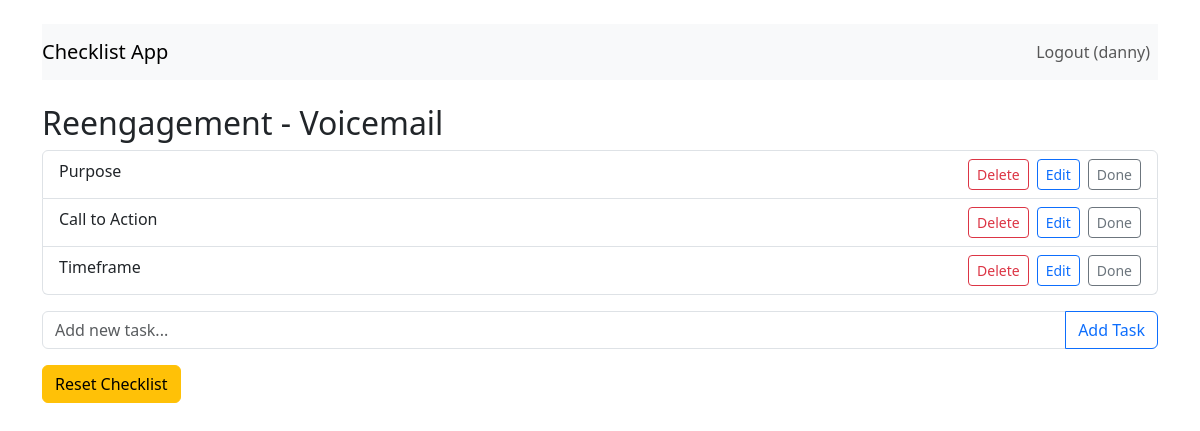
/checklist/reengagement/voicemail (signed in), run on the app's committed database.
### your_project/app.py (models this page shows, shortened)
class User(UserMixin, db.Model):
    id = db.Column(db.Integer, primary_key=True)
    username = db.Column(db.String(150), unique=True, nullable=False)
    password_hash = db.Column(db.String(150), nullable=False)
    tasks = db.relationship('Task', backref='owner', lazy=True)

class Task(db.Model):
    id = db.Column(db.Integer, primary_key=True)
    user_id = db.Column(db.Integer, db.ForeignKey('user.id'), nullable=False)
    call_type = db.Column(db.String(50), nullable=False)
    checklist_type = db.Column(db.String(50), nullable=False)
    text = db.Column(db.String(250), nullable=False)
    done = db.Column(db.Boolean, default=False)
    parent_task_id = db.Column(db.Integer, db.ForeignKey('task.id'), nullable=True)
    subtasks = db.relationship('Task', backref=db.backref('parent', remote_side=[id]), lazy=True)
    created_at = db.Column(db.DateTime, default=datetime.utcnow)

### your_project/app.py (the view)
@app.route("/checklist/<call_type>/<checklist_type>")
@login_required
def checklist(call_type, checklist_type):
    populate_default_tasks(current_user, call_type, checklist_type)
    tasks = Task.query.filter_by(
        user_id=current_user.id,
        call_type=call_type,
        checklist_type=checklist_type,
        parent_task_id=None
    ).order_by(Task.id).all()
    return render_template("checklist.html", call_type=call_type, checklist_type=checklist_type, tasks=tasks)

### your_project/app.py (called while the page is built, shortened)
@login_manager.user_loader
def load_user(user_id):
    return User.query.get(int(user_id))

def populate_default_tasks(user, call_type, checklist_type):
    existing = Task.query.filter_by(
        user_id=user.id, call_type=call_type, checklist_type=checklist_type, parent_task_id=None
    ).first()

### your_project/templates/checklist.html (shortened to what this page needs)
{% extends "base.html" %}
{% block content %}
  <h2>{{ call_type.capitalize() }} - {{ checklist_type.capitalize() }}</h2>
  <ul class="list-group mb-3">
    {% for task in tasks %}
      <li class="list-group-item">
        {% if task.text == "Objection" and (task.call_type in ["sales", "support"]) and (task.checklist_type == "start call") %}
          <strong>Objection</strong>
          <a href="{{ url_for('toggle_task', task_id=task.id) }}" class="btn btn-secondary btn-sm float-end">Init/Toggle Subtasks</a>
        {% else %}
          {{ task.text }}
          <a href="{{ url_for('toggle_task', task_id=task.id) }}" class="btn btn-sm {% if task.done %}btn-success{% else %}btn-outline-secondary{% endif %} float-end">
            {% if task.done %}Undo{% else %}Done{% endif %}
          </a>
          <a href="{{ url_for('edit_task', task_id=task.id) }}" class="btn btn-sm btn-outline-primary float-end me-2">Edit</a>
          <a href="{{ url_for('delete_task', task_id=task.id) }}" class="btn btn-sm btn-outline-danger float-end me-2">Delete</a>
        {% endif %}
      </li>
    {% endfor %}
  </ul>
  <form action="{{ url_for('add_task', call_type=call_type, checklist_type=checklist_type) }}" method="post">
    <div class="input-group">
      <input type="text" name="task_text" class="form-control" placeholder="Add new task..." required>
      <button class="btn btn-outline-primary" type="submit">Add Task</button>
    </div>
  </form>
  <a href="{{ url_for('new_call', call_type=call_type, checklist_type=checklist_type) }}" class="btn btn-warning mt-3">Reset Checklist</a>
{% endblock %}

### your_project/templates/base.html (shortened to what this page needs)
<!DOCTYPE html>
<html lang="en">
<head>
    <link href="https://cdn.jsdelivr.net/npm/bootstrap@5.3.0/dist/css/bootstrap.min.css" rel="stylesheet">
</head>
<body class="container mt-4">
    <nav class="navbar navbar-expand-lg navbar-light bg-light mb-4">
        <a class="navbar-brand" href="{{ url_for('home') }}">Checklist App</a>
        <div class="collapse navbar-collapse">
            <ul class="navbar-nav ms-auto">
                {% if current_user.is_authenticated %}
                <li class="nav-item">
                    <a class="nav-link" href="{{ url_for('logout') }}">Logout ({{ current_user.username }})</a>
                </li>
                {% else %}
                <li class="nav-item">
                    <a class="nav-link" href="{{ url_for('login') }}">Login</a>
                </li>
                {% endif %}
            </ul>
        </div>
    </nav>
    {% block content %}{% endblock %}
</body>
</html>

### data on the page
User: username "danny"
Task: text "Purpose", done "Done"
Task: text "Call to Action", done "Done"
Task: text "Timeframe", done "Done"

### other printed values
{{ call_type.capitalize() }} "Reengagement"
{{ checklist_type.capitalize() }} "Voicemail"
